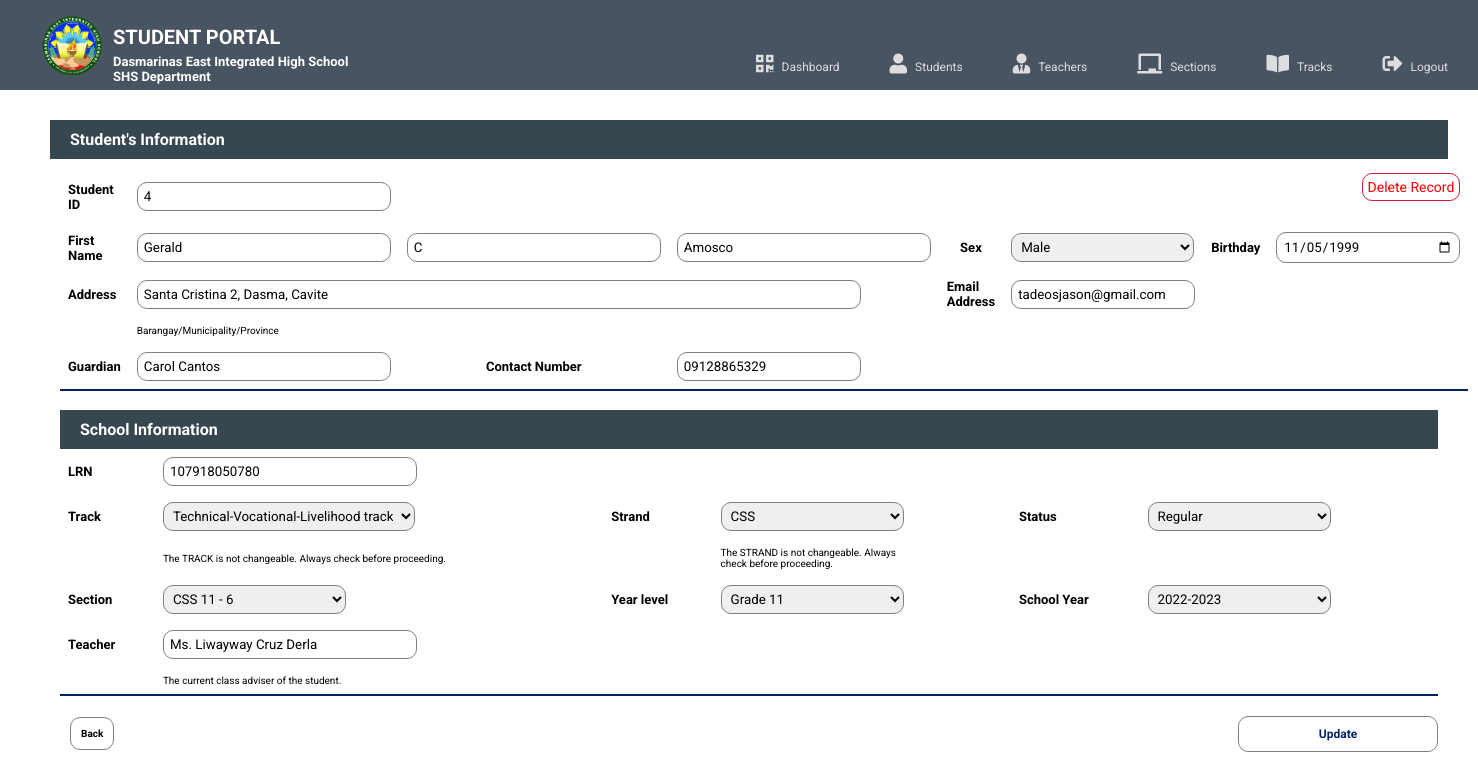
The app's page /Admin/viewstudent.php?sid=4 with its own data.
### tables this page shows
CREATE TABLE IF NOT EXISTS `tbl_student` (
`stud_ID` int(25) NOT NULL,
  `stud_firstname` varchar(255) NOT NULL,
  `stud_middleinitial` varchar(5) NOT NULL,
  `stud_lastname` varchar(255) NOT NULL,
  `stud_lrn` bigint(30) NOT NULL,
  `email_address` varchar(255) NOT NULL,
  `sex` varchar(10) NOT NULL,
  `bday` date NOT NULL,
  `student_address` varchar(255) NOT NULL,
  `student_guardian` varchar(255) NOT NULL,
  `guardian_contact_number` varchar(255) NOT NULL,
  `section_name` varchar(255) NOT NULL,
  `student_status` varchar(25) NOT NULL,
  `track_desc` varchar(255) NOT NULL,
  `strands_name` varchar(255) NOT NULL,
  `yearlevel_name` varchar(255) NOT NULL,
  `schoolyear` varchar(50) NOT NULL
);

CREATE TABLE IF NOT EXISTS `tbl_teacher` (
`teacher_ID` int(25) NOT NULL,
  `teacher_lname` varchar(255) NOT NULL,
  `teacher_fname` varchar(255) NOT NULL,
  `teacher_mname` varchar(255) NOT NULL,
  `teacher_email_address` varchar(255) NOT NULL,
  `teacher_sex` varchar(25) NOT NULL,
  `teacher_bday` date NOT NULL,
  `teacher_address` varchar(255) NOT NULL,
  `teacher_contact_number` varchar(12) NOT NULL,
  `strands_name` varchar(255) NOT NULL,
  `section_name` varchar(255) NOT NULL,
  `subject_teaching` varchar(300) NOT NULL,
  `teacher_status` varchar(255) NOT NULL
);

### Admin/viewstudent.php (the view, shortened to what this page needs)
<?php
include("../dbconnect.php");
$sid = $_GET['sid'];
$sql = mysqli_query($conn, "SELECT * FROM tbl_student WHERE stud_ID = '$sid'");
$rec = mysqli_fetch_assoc($sql);
$sql1 = mysqli_query($conn, "SELECT * FROM tbl_student as t2 inner join tbl_teacher as t3 on t2.section_name = t3.section_name WHERE t2.stud_ID = '$sid'");
$rec1 = mysqli_fetch_assoc($sql1);
?>
<!DOCTYPE html>
<html>
<head>
	<link rel="stylesheet" type="text/css" href="css/styles.css">
	<link rel="stylesheet" type="text/css" href="css/register.css">
</head>
<body>
	<?php
		include('navbar.php')
	?>
	<div class="container">
		<div class="header">
			<h4>Student's Information</h4>
		</div>
		<form method="post">
			<table class="table1">
				<div>
					<tr>
						<td class="head">Student ID</td>
						<td><input type="number" class="lrn_id" name="stud_ID" value="<?php echo $rec['stud_ID']; ?>" readonly></td>
						<td colspan="6">
							<div class="delete-student">
								<a href="deleteStudInfo.php?sid=<?php echo $rec['stud_ID']; ?>" onclick="confirm('Are you sure to delete this student record with its student portal account?');">Delete Record</a>
							</div>
						</td>
					</tr>
						<td class="head">First Name</td>
						<td><input class="adviser_list" type="text" name="stud_firstname" required value="<?php echo $rec['stud_firstname']; ?>">
						<td><input class="adviser_list" type="text" name="stud_middleinitial" required value="<?php echo $rec['stud_middleinitial']; ?>">
						<td><input class="adviser_list" type="text" name="stud_lastname" required value="<?php echo $rec['stud_lastname']; ?>">
						</td>
					<td class="head" align="center">Sex</td>
						<td>
							<select name="sex" required>
								<option selected hidden><?php echo $rec['sex']; ?></option>
							</select>
						</td>
						<td class="head">Birthday</td>
						<td><input type="date" name="bday" required value="<?php echo $rec['bday']; ?>"></td>
					<tr>
						<td class="head">Address</td>
						<td colspan="3"><input type="text" class="address" name="student_address" required value="<?php echo $rec['student_address']; ?>"></td>
						<td class="head">Email Address</td>
						<td><input type="text"  name="email_address" required value="<?php echo $rec['email_address']; ?>"></td>
					</tr>
					<tr>
						<td></td>
						<td colspan="4">
							<p class="desc">Barangay/Municipality/Province</p>
						</td>
					</tr>
					<tr>
						<td class="head">Guardian</td>
						<td><input type="text" class="adviser_list" name="student_guardian" required value="<?php echo $rec['student_guardian']; ?>"></td>
						<td class="head" align="center">Contact Number</td>
						<td><input type="number" name="guardian_contact_number" required value="<?php echo $rec['guardian_contact_number']; ?>"></td>
						<td></td>
					</tr>
				</div>
			</table>
			<br>
			<div class="header">
				<h4>School Information</h4>
			</div>
			<table class="table1">
				<tr>
					<td class="head">LRN</td>
					<td><input type="number" name="stud_lrn" class="lrn_id" required value="<?php echo $rec['stud_lrn']; ?>"></td>
				</tr>
				<tr>
					<td class="head">Track</td>
						<td>
							<select name="track_desc" class="track_list">
								<option selected hidden><?php echo $rec['track_desc']; ?></option>
							</select>
						</td>
					<td class="head">Strand</td>
					<td>
						<select name="strands_name">
							<option selected hidden><?php echo $rec['strands_name']; ?></option>
						</select>
					</td>
					<td class="head">Status</td>
					<td>
						<select name="student_status" required>
							<option selected hidden><?php echo $rec['student_status']; ?></option>
						</select>
					</td>
				</tr>
				<tr>
						<td></td>
						<td>
							<p class="desc">The TRACK is not changeable. Always check before proceeding.</p>
						</td>
						<td></td>
						<td>
							<p class="desc">The STRAND is not changeable. Always<br>check before proceeding.</p>
						</td>
				</tr>
				<tr>
					<td class="head">Section</td>
					<td>
						<select name="section_name">
							<option selected hidden><?php echo $rec['section_name']; ?></option>
						</select>
					</td>
					<td class="head">Year level</td>
					<td>
						<select name="yearlevel_name">
							<option selected hidden><?php echo $rec['yearlevel_name']; ?></option>
						</select>
					</td>
					<td class="head">School Year</td>
					<td>
						<select name="sy">
							<option hidden><?php echo $rec['schoolyear']; ?></option>
						</select>
					</td>
				</tr>
				<tr>
					<td class="head">Teacher</td>
					<td >
						<?php
							if ($rec1 == 0) {	?>
								<input type="text" class="adviser_list" name="teacher_name"  readonly value="No Adviser Yet"> <?php
							}
							elseif ($rec1['teacher_sex'] == 'Male'){ ?>
								<input type="text"  class="adviser_list" name="teacher_name" value="<?php echo 'Sir ' .$rec1['teacher_name']; ?>" readonly> <?php
							}
							elseif ($rec1['teacher_sex'] == 'Female'){ ?>
								<input type="text"  class="adviser_list" name="teacher_name" value="<?php echo 'Ms. ' .$rec1['teacher_fname'] .' ' .$rec1['teacher_mname'].' '.$rec1['teacher_lname'] ; ?>" readonly> <?php
							}
						 ?>
					</td>
				</tr>
				<tr>
					<td></td>
					<td>
						<p class="desc">The current class adviser of the student.</p>
					</td>
					<td></td>
					<td></td>
					<td></td>
					<td align="left">
					</td>
				</tr>
			</table>
			<div class="footer-links">
				<div class="back-btn">
					<a href="studentslist.php">Back</a>
				</div>
				<div class="update-btn">
					<input type="submit" class="update-btn" name="update" value="Update" id="update">
				</div>
			</div>
	</div>
</body>
</html>

### Admin/css/styles.css (style rules this page uses)
* { margin: 0; padding: 0; text-decoration: none; font-family: "Roboto", sans-serif; }

### Admin/css/register.css (style rules this page uses)
* { padding: 0; margin: 0; font-family: sans-serif; }
.container { margin: 120px 30px 0 50px; }
form { padding: 10px 10px; }
table { border-collapse: collapse; }
table td { padding: 8px 8px; }
table .head { font-size: 13px; font-weight: bold; }
input, select { width: 170px; padding: 6px 6px; border: 1px solid gray; border-radius: 10px; }
select { padding: 5px 5px; width: 183px; }
.back-btn a { text-decoration: none; font-size: 10px; color: black; padding: 10px 10px; background-color: white; border: 1px solid gray; border-radius: 10px; margin-bottom: 2rem; }
form .desc { font-size: 10px; text-align: justify-all; }
table { border-bottom: 2px solid #002366; }

### Admin/viewstudent.php (style rules this page uses)
.delete-student { float: right; margin-bottom: 20px; }
.delete-student a { text-decoration: none; font-size: 14px; color: red; padding: 5px 5px; border: 1px solid crimson; border-radius: 10px; }
input[type="submit"] { text-decoration: none; margin-top: 20px; width: 200px; font-size: 12px; font-weight: bold; color: #002366; padding: 10px 10px; background-color: white; border: 1px solid gray; border-radius: 10px; }
.header h4 { padding: 10px 20px; background-color:#37474f; color: white; }
.track_list { width: 252px; }
.adviser_list { width: 240px; }
.address { width: 89.5%; }
.footer-links { display: flex; justify-content: space-between; }
.back-btn { text-decoration: none; float: left; margin-bottom: 20px; margin-top: 20px; width: 250px; font-size: 12px; font-weight: bold; color: #002366; padding: 10px 10px; background-color: white; border-radius: 10px; }
.table1 { border-bottom: 2px solid #002366; width: 100%; }
.lrn_id { width: 240px; }

### records on screen
tbl_student: stud_ID "4", stud_firstname "Gerald", stud_middleinitial "C", stud_lastname "Amosco", sex "Male", bday "11/05/1999", student_address "Santa Cristina 2, Dasma, Cavite", email_address "tadeosjason@gmail.com", student_guardian "Carol Cantos", guardian_contact_number "09128865329", stud_lrn "107918050780", track_desc "Technical-Vocational-Livelihood track", strands_name "CSS", student_status "Regular", section_name "CSS 11 - 6", yearlevel_name "Grade 11", sy "2022-2023", teacher_name "Ms. Liwayway Cruz Derla"
